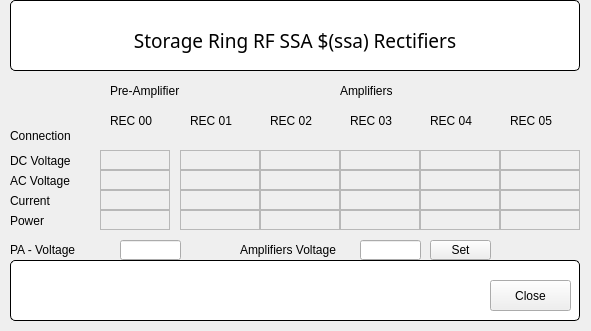
<?xml version="1.0" encoding="UTF-8"?>
<ui version="4.0">
 <class>uiSR_RFRectifiers</class>
 <widget class="QMainWindow" name="uiSR_RFRectifiers">
  <property name="geometry">
   <rect>
    <x>0</x>
    <y>0</y>
    <width>591</width>
    <height>331</height>
   </rect>
  </property>
  <property name="windowTitle">
   <string>Storage Ring RF SSA Rectifiers</string>
  </property>
  <widget class="QWidget" name="centralWidget">
  <widget class="QLabel" name="label_4">
   <property name="geometry">
    <rect>
     <x>110</x>
     <y>110</y>
     <width>51</width>
     <height>21</height>
    </rect>
   </property>
   <property name="text">
    <string>REC 00</string>
   </property>
  </widget>
  <widget class="QLabel" name="label_5">
   <property name="geometry">
    <rect>
     <x>190</x>
     <y>110</y>
     <width>51</width>
     <height>21</height>
    </rect>
   </property>
   <property name="text">
    <string>REC 01</string>
   </property>
  </widget>
  <widget class="QLabel" name="label_12">
   <property name="geometry">
    <rect>
     <x>10</x>
     <y>190</y>
     <width>80</width>
     <height>21</height>
    </rect>
   </property>
   <property name="text">
    <string>Current</string>
   </property>
  </widget>
  <widget class="QSimpleShape" name="ledConnectionREC3">
   <property name="geometry">
    <rect>
     <x>370</x>
     <y>130</y>
     <width>16</width>
     <height>16</height>
    </rect>
   </property>
   <property name="shape">
    <enum>QSimpleShape::circle</enum>
   </property>
   <property name="colour0" stdset="0">
    <color>
     <red>0</red>
     <green>255</green>
     <blue>0</blue>
    </color>
   </property>
   <property name="colour1" stdset="0">
    <color>
     <red>0</red>
     <green>100</green>
     <blue>0</blue>
    </color>
   </property>
  </widget>
  <widget class="QLabel" name="label_10">
   <property name="geometry">
    <rect>
     <x>10</x>
     <y>150</y>
     <width>80</width>
     <height>21</height>
    </rect>
   </property>
   <property name="text">
    <string>DC Voltage</string>
   </property>
  </widget>
  <widget class="QEPushButton" name="btnSetAmpVoltage">
   <property name="geometry">
    <rect>
     <x>430</x>
     <y>240</y>
     <width>61</width>
     <height>20</height>
    </rect>
   </property>
   <property name="text">
    <string>Set</string>
   </property>
  </widget>
  <widget class="QLabel" name="label_14">
   <property name="geometry">
    <rect>
     <x>10</x>
     <y>210</y>
     <width>80</width>
     <height>21</height>
    </rect>
   </property>
   <property name="text">
    <string>Power</string>
   </property>
  </widget>
  <widget class="QLabel" name="label_17">
   <property name="geometry">
    <rect>
     <x>10</x>
     <y>240</y>
     <width>81</width>
     <height>20</height>
    </rect>
   </property>
   <property name="text">
    <string>PA - Voltage</string>
   </property>
  </widget>
  <widget class="QLabel" name="label_7">
   <property name="geometry">
    <rect>
     <x>350</x>
     <y>110</y>
     <width>51</width>
     <height>21</height>
    </rect>
   </property>
   <property name="text">
    <string>REC 03</string>
   </property>
  </widget>
  <widget class="QGroupBox" name="titleGroupBox_2">
   <property name="geometry">
    <rect>
     <x>10</x>
     <y>260</y>
     <width>570</width>
     <height>61</height>
    </rect>
   </property>
   <property name="styleSheet">
    <string notr="true">QGroupBox {
	background-color: rgb(255, 255, 255);
    border: 1px solid black;
    border-radius: 5px;
    margin-top: 0.5em;
}

QGroupBox::title {
    subcontrol-origin: margin;
    left: 10px;
    padding: 0 3px 0 3px;
}</string>
   </property>
   <property name="title">
    <string/>
   </property>
   <widget class="QPushButton" name="btnClose">
    <property name="geometry">
     <rect>
      <x>480</x>
      <y>20</y>
      <width>81</width>
      <height>31</height>
     </rect>
    </property>
    <property name="text">
     <string>Close</string>
    </property>
   </widget>
  </widget>
  <widget class="QGroupBox" name="titleGroupBox">
   <property name="geometry">
    <rect>
     <x>10</x>
     <y>0</y>
     <width>570</width>
     <height>71</height>
    </rect>
   </property>
   <property name="styleSheet">
    <string notr="true">QGroupBox {
	background-color: rgb(255, 255, 255);
    border: 1px solid black;
    border-radius: 5px;
    margin-top: 0.5em;
}

QGroupBox::title {
    subcontrol-origin: margin;
    left: 10px;
    padding: 0 3px 0 3px;
}</string>
   </property>
   <property name="title">
    <string/>
   </property>
   <widget class="QLabel" name="title_label">
    <property name="geometry">
     <rect>
      <x>10</x>
      <y>20</y>
      <width>550</width>
      <height>40</height>
     </rect>
    </property>
    <property name="font">
     <font>
      <family>Sans</family>
      <pointsize>14</pointsize>
     </font>
    </property>
    <property name="text">
     <string>Storage Ring RF SSA $(ssa) Rectifiers</string>
    </property>
    <property name="alignment">
     <set>Qt::AlignCenter</set>
    </property>
   </widget>
  </widget>
  <widget class="QELineEdit" name="lineEditPAVoltage">
   <property name="geometry">
    <rect>
     <x>120</x>
     <y>240</y>
     <width>61</width>
     <height>20</height>
    </rect>
   </property>
   <property name="variable" stdset="0">
    <string>SRC03-RF-SSA$(ssa)-REC00:setDcVoltage</string>
   </property>
   <property name="variableSubstitutions" stdset="0">
    <string/>
   </property>
  </widget>
  <widget class="QSimpleShape" name="ledConnectionREC1">
   <property name="geometry">
    <rect>
     <x>210</x>
     <y>130</y>
     <width>16</width>
     <height>16</height>
    </rect>
   </property>
   <property name="shape">
    <enum>QSimpleShape::circle</enum>
   </property>
   <property name="colour0" stdset="0">
    <color>
     <red>0</red>
     <green>255</green>
     <blue>0</blue>
    </color>
   </property>
   <property name="colour1" stdset="0">
    <color>
     <red>0</red>
     <green>100</green>
     <blue>0</blue>
    </color>
   </property>
  </widget>
  <widget class="QLabel" name="label_8">
   <property name="geometry">
    <rect>
     <x>430</x>
     <y>110</y>
     <width>51</width>
     <height>21</height>
    </rect>
   </property>
   <property name="text">
    <string>REC 04</string>
   </property>
  </widget>
  <widget class="QLabel" name="label_6">
   <property name="geometry">
    <rect>
     <x>270</x>
     <y>110</y>
     <width>51</width>
     <height>21</height>
    </rect>
   </property>
   <property name="text">
    <string>REC 02</string>
   </property>
  </widget>
  <widget class="QSimpleShape" name="ledConnectionREC5">
   <property name="geometry">
    <rect>
     <x>530</x>
     <y>130</y>
     <width>16</width>
     <height>16</height>
    </rect>
   </property>
   <property name="shape">
    <enum>QSimpleShape::circle</enum>
   </property>
   <property name="colour0" stdset="0">
    <color>
     <red>0</red>
     <green>255</green>
     <blue>0</blue>
    </color>
   </property>
   <property name="colour1" stdset="0">
    <color>
     <red>0</red>
     <green>100</green>
     <blue>0</blue>
    </color>
   </property>
  </widget>
  <widget class="QLabel" name="label_3">
   <property name="geometry">
    <rect>
     <x>340</x>
     <y>80</y>
     <width>80</width>
     <height>21</height>
    </rect>
   </property>
   <property name="text">
    <string>Amplifiers</string>
   </property>
  </widget>
  <widget class="QLabel" name="label_2">
   <property name="geometry">
    <rect>
     <x>110</x>
     <y>80</y>
     <width>91</width>
     <height>21</height>
    </rect>
   </property>
   <property name="text">
    <string>Pre-Amplifier</string>
   </property>
  </widget>
  <widget class="QLabel" name="label_15">
   <property name="geometry">
    <rect>
     <x>10</x>
     <y>125</y>
     <width>81</width>
     <height>21</height>
    </rect>
   </property>
   <property name="text">
    <string>Connection</string>
   </property>
  </widget>
  <widget class="QSimpleShape" name="ledConnectionREC4">
   <property name="geometry">
    <rect>
     <x>450</x>
     <y>130</y>
     <width>16</width>
     <height>16</height>
    </rect>
   </property>
   <property name="shape">
    <enum>QSimpleShape::circle</enum>
   </property>
   <property name="colour0" stdset="0">
    <color>
     <red>0</red>
     <green>255</green>
     <blue>0</blue>
    </color>
   </property>
   <property name="colour1" stdset="0">
    <color>
     <red>0</red>
     <green>100</green>
     <blue>0</blue>
    </color>
   </property>
  </widget>
  <widget class="QLabel" name="label_16">
   <property name="geometry">
    <rect>
     <x>240</x>
     <y>240</y>
     <width>120</width>
     <height>20</height>
    </rect>
   </property>
   <property name="text">
    <string>Amplifiers Voltage</string>
   </property>
  </widget>
  <widget class="QSimpleShape" name="ledConnectionREC0">
   <property name="geometry">
    <rect>
     <x>130</x>
     <y>130</y>
     <width>16</width>
     <height>16</height>
    </rect>
   </property>
   <property name="shape">
    <enum>QSimpleShape::circle</enum>
   </property>
   <property name="colour0" stdset="0">
    <color>
     <red>0</red>
     <green>255</green>
     <blue>0</blue>
    </color>
   </property>
   <property name="colour1" stdset="0">
    <color>
     <red>0</red>
     <green>100</green>
     <blue>0</blue>
    </color>
   </property>
  </widget>
  <widget class="QLabel" name="label_9">
   <property name="geometry">
    <rect>
     <x>510</x>
     <y>110</y>
     <width>51</width>
     <height>21</height>
    </rect>
   </property>
   <property name="text">
    <string>REC 05</string>
   </property>
  </widget>
  <widget class="QLabel" name="label_11">
   <property name="geometry">
    <rect>
     <x>10</x>
     <y>170</y>
     <width>80</width>
     <height>21</height>
    </rect>
   </property>
   <property name="text">
    <string>AC Voltage</string>
   </property>
  </widget>
  <widget class="QSimpleShape" name="ledConnectionREC2">
   <property name="geometry">
    <rect>
     <x>290</x>
     <y>130</y>
     <width>16</width>
     <height>16</height>
    </rect>
   </property>
   <property name="shape">
    <enum>QSimpleShape::circle</enum>
   </property>
   <property name="colour0" stdset="0">
    <color>
     <red>0</red>
     <green>255</green>
     <blue>0</blue>
    </color>
   </property>
   <property name="colour1" stdset="0">
    <color>
     <red>0</red>
     <green>100</green>
     <blue>0</blue>
    </color>
   </property>
  </widget>
  <widget class="QLineEdit" name="lineEditAmpVoltage">
   <property name="geometry">
    <rect>
     <x>360</x>
     <y>240</y>
     <width>61</width>
     <height>20</height>
    </rect>
   </property>
  </widget>
  <widget class="QELabel" name="qelabel">
   <property name="geometry">
    <rect>
     <x>100</x>
     <y>150</y>
     <width>70</width>
     <height>20</height>
    </rect>
   </property>
   <property name="frameShape">
    <enum>QFrame::StyledPanel</enum>
   </property>
   <property name="variable" stdset="0">
    <string>SRC03-RF-SSA$(ssa)-REC$(rec):getDcVoltage</string>
   </property>
   <property name="variableSubstitutions" stdset="0">
    <string>rec=00</string>
   </property>
  </widget>
  <widget class="QELabel" name="qelabel_2">
   <property name="geometry">
    <rect>
     <x>180</x>
     <y>150</y>
     <width>80</width>
     <height>20</height>
    </rect>
   </property>
   <property name="frameShape">
    <enum>QFrame::StyledPanel</enum>
   </property>
   <property name="variable" stdset="0">
    <string>SRC03-RF-SSA$(ssa)-REC$(rec):getDcVoltage</string>
   </property>
   <property name="variableSubstitutions" stdset="0">
    <string>rec=01</string>
   </property>
  </widget>
  <widget class="QELabel" name="qelabel_3">
   <property name="geometry">
    <rect>
     <x>260</x>
     <y>150</y>
     <width>80</width>
     <height>20</height>
    </rect>
   </property>
   <property name="frameShape">
    <enum>QFrame::StyledPanel</enum>
   </property>
   <property name="variable" stdset="0">
    <string>SRC03-RF-SSA$(ssa)-REC$(rec):getDcVoltage</string>
   </property>
   <property name="variableSubstitutions" stdset="0">
    <string>rec=02</string>
   </property>
  </widget>
  <widget class="QELabel" name="qelabel_4">
   <property name="geometry">
    <rect>
     <x>340</x>
     <y>150</y>
     <width>80</width>
     <height>20</height>
    </rect>
   </property>
   <property name="frameShape">
    <enum>QFrame::StyledPanel</enum>
   </property>
   <property name="variable" stdset="0">
    <string>SRC03-RF-SSA$(ssa)-REC$(rec):getDcVoltage</string>
   </property>
   <property name="variableSubstitutions" stdset="0">
    <string>rec=03</string>
   </property>
  </widget>
  <widget class="QELabel" name="qelabel_5">
   <property name="geometry">
    <rect>
     <x>420</x>
     <y>150</y>
     <width>80</width>
     <height>20</height>
    </rect>
   </property>
   <property name="frameShape">
    <enum>QFrame::StyledPanel</enum>
   </property>
   <property name="variable" stdset="0">
    <string>SRC03-RF-SSA$(ssa)-REC$(rec):getDcVoltage</string>
   </property>
   <property name="variableSubstitutions" stdset="0">
    <string>rec=04</string>
   </property>
  </widget>
  <widget class="QELabel" name="qelabel_6">
   <property name="geometry">
    <rect>
     <x>500</x>
     <y>150</y>
     <width>80</width>
     <height>20</height>
    </rect>
   </property>
   <property name="frameShape">
    <enum>QFrame::StyledPanel</enum>
   </property>
   <property name="variable" stdset="0">
    <string>SRC03-RF-SSA$(ssa)-REC$(rec):getDcVoltage</string>
   </property>
   <property name="variableSubstitutions" stdset="0">
    <string>rec=05</string>
   </property>
  </widget>
  <widget class="QELabel" name="qelabel_7">
   <property name="geometry">
    <rect>
     <x>100</x>
     <y>170</y>
     <width>70</width>
     <height>20</height>
    </rect>
   </property>
   <property name="frameShape">
    <enum>QFrame::StyledPanel</enum>
   </property>
   <property name="variable" stdset="0">
    <string>SRC03-RF-SSA$(ssa)-REC$(rec):getAcVoltage</string>
   </property>
   <property name="variableSubstitutions" stdset="0">
    <string>rec=00</string>
   </property>
  </widget>
  <widget class="QELabel" name="qelabel_8">
   <property name="geometry">
    <rect>
     <x>100</x>
     <y>190</y>
     <width>70</width>
     <height>20</height>
    </rect>
   </property>
   <property name="frameShape">
    <enum>QFrame::StyledPanel</enum>
   </property>
   <property name="variable" stdset="0">
    <string>SRC03-RF-SSA$(ssa)-REC$(rec):getCurrent</string>
   </property>
   <property name="variableSubstitutions" stdset="0">
    <string>rec=00</string>
   </property>
  </widget>
  <widget class="QELabel" name="qelabel_9">
   <property name="geometry">
    <rect>
     <x>100</x>
     <y>210</y>
     <width>70</width>
     <height>20</height>
    </rect>
   </property>
   <property name="frameShape">
    <enum>QFrame::StyledPanel</enum>
   </property>
   <property name="variable" stdset="0">
    <string>SRC03-RF-SSA$(ssa)-REC$(rec):getPower</string>
   </property>
   <property name="variableSubstitutions" stdset="0">
    <string>rec=00</string>
   </property>
  </widget>
  <widget class="QELabel" name="qelabel_10">
   <property name="geometry">
    <rect>
     <x>180</x>
     <y>210</y>
     <width>80</width>
     <height>20</height>
    </rect>
   </property>
   <property name="frameShape">
    <enum>QFrame::StyledPanel</enum>
   </property>
   <property name="variable" stdset="0">
    <string>SRC03-RF-SSA$(ssa)-REC$(rec):getPower</string>
   </property>
   <property name="variableSubstitutions" stdset="0">
    <string>rec=01</string>
   </property>
  </widget>
  <widget class="QELabel" name="qelabel_11">
   <property name="geometry">
    <rect>
     <x>180</x>
     <y>190</y>
     <width>80</width>
     <height>20</height>
    </rect>
   </property>
   <property name="frameShape">
    <enum>QFrame::StyledPanel</enum>
   </property>
   <property name="variable" stdset="0">
    <string>SRC03-RF-SSA$(ssa)-REC$(rec):getCurrent</string>
   </property>
   <property name="variableSubstitutions" stdset="0">
    <string>rec=01</string>
   </property>
  </widget>
  <widget class="QELabel" name="qelabel_12">
   <property name="geometry">
    <rect>
     <x>180</x>
     <y>170</y>
     <width>80</width>
     <height>20</height>
    </rect>
   </property>
   <property name="frameShape">
    <enum>QFrame::StyledPanel</enum>
   </property>
   <property name="variable" stdset="0">
    <string>SRC03-RF-SSA$(ssa)-REC$(rec):getAcVoltage</string>
   </property>
   <property name="variableSubstitutions" stdset="0">
    <string>rec=01</string>
   </property>
  </widget>
  <widget class="QELabel" name="qelabel_13">
   <property name="geometry">
    <rect>
     <x>260</x>
     <y>210</y>
     <width>80</width>
     <height>20</height>
    </rect>
   </property>
   <property name="frameShape">
    <enum>QFrame::StyledPanel</enum>
   </property>
   <property name="variable" stdset="0">
    <string>SRC03-RF-SSA$(ssa)-REC$(rec):getPower</string>
   </property>
   <property name="variableSubstitutions" stdset="0">
    <string>rec=02</string>
   </property>
  </widget>
  <widget class="QELabel" name="qelabel_14">
   <property name="geometry">
    <rect>
     <x>260</x>
     <y>190</y>
     <width>80</width>
     <height>20</height>
    </rect>
   </property>
   <property name="frameShape">
    <enum>QFrame::StyledPanel</enum>
   </property>
   <property name="variable" stdset="0">
    <string>SRC03-RF-SSA$(ssa)-REC$(rec):getCurrent</string>
   </property>
   <property name="variableSubstitutions" stdset="0">
    <string>rec=02</string>
   </property>
  </widget>
  <widget class="QELabel" name="qelabel_15">
   <property name="geometry">
    <rect>
     <x>260</x>
     <y>170</y>
     <width>80</width>
     <height>20</height>
    </rect>
   </property>
   <property name="frameShape">
    <enum>QFrame::StyledPanel</enum>
   </property>
   <property name="variable" stdset="0">
    <string>SRC03-RF-SSA$(ssa)-REC$(rec):getAcVoltage</string>
   </property>
   <property name="variableSubstitutions" stdset="0">
    <string>rec=02</string>
   </property>
  </widget>
  <widget class="QELabel" name="qelabel_16">
   <property name="geometry">
    <rect>
     <x>340</x>
     <y>210</y>
     <width>80</width>
     <height>20</height>
    </rect>
   </property>
   <property name="frameShape">
    <enum>QFrame::StyledPanel</enum>
   </property>
   <property name="variable" stdset="0">
    <string>SRC03-RF-SSA$(ssa)-REC$(rec):getPower</string>
   </property>
   <property name="variableSubstitutions" stdset="0">
    <string>rec=03</string>
   </property>
  </widget>
  <widget class="QELabel" name="qelabel_17">
   <property name="geometry">
    <rect>
     <x>340</x>
     <y>190</y>
     <width>80</width>
     <height>20</height>
    </rect>
   </property>
   <property name="frameShape">
    <enum>QFrame::StyledPanel</enum>
   </property>
   <property name="variable" stdset="0">
    <string>SRC03-RF-SSA$(ssa)-REC$(rec):getCurrent</string>
   </property>
   <property name="variableSubstitutions" stdset="0">
    <string>rec=03</string>
   </property>
  </widget>
  <widget class="QELabel" name="qelabel_18">
   <property name="geometry">
    <rect>
     <x>340</x>
     <y>170</y>
     <width>80</width>
     <height>20</height>
    </rect>
   </property>
   <property name="frameShape">
    <enum>QFrame::StyledPanel</enum>
   </property>
   <property name="variable" stdset="0">
    <string>SRC03-RF-SSA$(ssa)-REC$(rec):getAcVoltage</string>
   </property>
   <property name="variableSubstitutions" stdset="0">
    <string>rec=03</string>
   </property>
  </widget>
  <widget class="QELabel" name="qelabel_19">
   <property name="geometry">
    <rect>
     <x>420</x>
     <y>210</y>
     <width>80</width>
     <height>20</height>
    </rect>
   </property>
   <property name="frameShape">
    <enum>QFrame::StyledPanel</enum>
   </property>
   <property name="variable" stdset="0">
    <string>SRC03-RF-SSA$(ssa)-REC$(rec):getPower</string>
   </property>
   <property name="variableSubstitutions" stdset="0">
    <string>rec=04</string>
   </property>
  </widget>
  <widget class="QELabel" name="qelabel_20">
   <property name="geometry">
    <rect>
     <x>420</x>
     <y>190</y>
     <width>80</width>
     <height>20</height>
    </rect>
   </property>
   <property name="frameShape">
    <enum>QFrame::StyledPanel</enum>
   </property>
   <property name="variable" stdset="0">
    <string>SRC03-RF-SSA$(ssa)-REC$(rec):getCurrent</string>
   </property>
   <property name="variableSubstitutions" stdset="0">
    <string>rec=04</string>
   </property>
  </widget>
  <widget class="QELabel" name="qelabel_21">
   <property name="geometry">
    <rect>
     <x>420</x>
     <y>170</y>
     <width>80</width>
     <height>20</height>
    </rect>
   </property>
   <property name="frameShape">
    <enum>QFrame::StyledPanel</enum>
   </property>
   <property name="variable" stdset="0">
    <string>SRC03-RF-SSA$(ssa)-REC$(rec):getAcVoltage</string>
   </property>
   <property name="variableSubstitutions" stdset="0">
    <string>rec=04</string>
   </property>
  </widget>
  <widget class="QELabel" name="qelabel_22">
   <property name="geometry">
    <rect>
     <x>500</x>
     <y>210</y>
     <width>80</width>
     <height>20</height>
    </rect>
   </property>
   <property name="frameShape">
    <enum>QFrame::StyledPanel</enum>
   </property>
   <property name="variable" stdset="0">
    <string>SRC03-RF-SSA$(ssa)-REC$(rec):getPower</string>
   </property>
   <property name="variableSubstitutions" stdset="0">
    <string>rec=05</string>
   </property>
  </widget>
  <widget class="QELabel" name="qelabel_23">
   <property name="geometry">
    <rect>
     <x>500</x>
     <y>190</y>
     <width>80</width>
     <height>20</height>
    </rect>
   </property>
   <property name="frameShape">
    <enum>QFrame::StyledPanel</enum>
   </property>
   <property name="variable" stdset="0">
    <string>SRC03-RF-SSA$(ssa)-REC$(rec):getCurrent</string>
   </property>
   <property name="variableSubstitutions" stdset="0">
    <string>rec=05</string>
   </property>
  </widget>
  <widget class="QELabel" name="qelabel_24">
   <property name="geometry">
    <rect>
     <x>500</x>
     <y>170</y>
     <width>80</width>
     <height>20</height>
    </rect>
   </property>
   <property name="frameShape">
    <enum>QFrame::StyledPanel</enum>
   </property>
   <property name="variable" stdset="0">
    <string>SRC03-RF-SSA$(ssa)-REC$(rec):getAcVoltage</string>
   </property>
   <property name="variableSubstitutions" stdset="0">
    <string>rec=05</string>
   </property>
  </widget>
  </widget>
 </widget>
 <customwidgets>
  <customwidget>
   <class>QELabel</class>
   <extends>QLabel</extends>
   <header>QELabel.h</header>
  </customwidget>
  <customwidget>
   <class>QELineEdit</class>
   <extends>QLineEdit</extends>
   <header>QELineEdit.h</header>
  </customwidget>
  <customwidget>
   <class>QEPushButton</class>
   <extends>QPushButton</extends>
   <header>QEPushButton.h</header>
  </customwidget>
  <customwidget>
   <class>QSimpleShape</class>
   <extends>QWidget</extends>
   <header>QSimpleShape.h</header>
  </customwidget>
 </customwidgets>
 <resources/>
 <connections/>
</ui>
